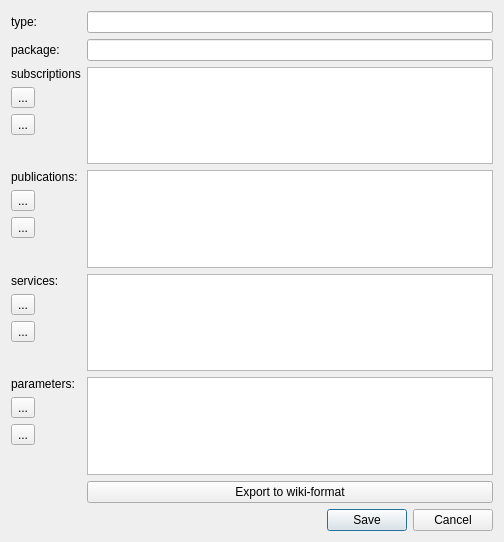
<?xml version="1.0" encoding="UTF-8"?>
<ui version="4.0">
 <class>SpecFileEdit</class>
 <widget class="QDialog" name="SpecFileEdit">
  <property name="geometry">
   <rect>
    <x>0</x>
    <y>0</y>
    <width>504</width>
    <height>542</height>
   </rect>
  </property>
  <property name="windowTitle">
   <string>SpecFile:</string>
  </property>
  <property name="windowIcon">
   <iconset>
    <normaloff>:/icons/logo.png</normaloff>:/icons/logo.png</iconset>
  </property>
  <layout class="QFormLayout" name="formLayout">
   <item row="0" column="0">
    <widget class="QLabel" name="label">
     <property name="text">
      <string>type:</string>
     </property>
    </widget>
   </item>
   <item row="0" column="1">
    <widget class="QLineEdit" name="lineEdit_type"/>
   </item>
   <item row="1" column="0">
    <widget class="QLabel" name="label_2">
     <property name="text">
      <string>package:</string>
     </property>
    </widget>
   </item>
   <item row="1" column="1">
    <widget class="QLineEdit" name="lineEdit_package"/>
   </item>
   <item row="12" column="1">
    <widget class="QDialogButtonBox" name="buttonBox">
     <property name="orientation">
      <enum>Qt::Horizontal</enum>
     </property>
     <property name="standardButtons">
      <set>QDialogButtonBox::Cancel|QDialogButtonBox::Save</set>
     </property>
    </widget>
   </item>
   <item row="2" column="0">
    <layout class="QVBoxLayout" name="verticalLayout">
     <item>
      <widget class="QLabel" name="label_3">
       <property name="text">
        <string>subscriptions</string>
       </property>
      </widget>
     </item>
     <item>
      <widget class="QToolButton" name="toolButton_addSub">
       <property name="text">
        <string>...</string>
       </property>
      </widget>
     </item>
     <item>
      <widget class="QToolButton" name="toolButton_delSub">
       <property name="text">
        <string>...</string>
       </property>
      </widget>
     </item>
     <item>
      <spacer name="verticalSpacer">
       <property name="orientation">
        <enum>Qt::Vertical</enum>
       </property>
       <property name="sizeHint" stdset="0">
        <size>
         <width>20</width>
         <height>40</height>
        </size>
       </property>
      </spacer>
     </item>
    </layout>
   </item>
   <item row="5" column="0">
    <layout class="QVBoxLayout" name="verticalLayout_2">
     <item>
      <widget class="QLabel" name="label_4">
       <property name="text">
        <string>publications:</string>
       </property>
      </widget>
     </item>
     <item>
      <widget class="QToolButton" name="toolButton_addPub">
       <property name="text">
        <string>...</string>
       </property>
      </widget>
     </item>
     <item>
      <widget class="QToolButton" name="toolButton_delPub">
       <property name="text">
        <string>...</string>
       </property>
      </widget>
     </item>
     <item>
      <spacer name="verticalSpacer_2">
       <property name="orientation">
        <enum>Qt::Vertical</enum>
       </property>
       <property name="sizeHint" stdset="0">
        <size>
         <width>20</width>
         <height>40</height>
        </size>
       </property>
      </spacer>
     </item>
    </layout>
   </item>
   <item row="7" column="0">
    <layout class="QVBoxLayout" name="verticalLayout_3">
     <item>
      <widget class="QLabel" name="label_5">
       <property name="text">
        <string>services:</string>
       </property>
      </widget>
     </item>
     <item>
      <widget class="QToolButton" name="toolButton_addServ">
       <property name="text">
        <string>...</string>
       </property>
      </widget>
     </item>
     <item>
      <widget class="QToolButton" name="toolButton_delServ">
       <property name="text">
        <string>...</string>
       </property>
      </widget>
     </item>
     <item>
      <spacer name="verticalSpacer_3">
       <property name="orientation">
        <enum>Qt::Vertical</enum>
       </property>
       <property name="sizeHint" stdset="0">
        <size>
         <width>20</width>
         <height>40</height>
        </size>
       </property>
      </spacer>
     </item>
    </layout>
   </item>
   <item row="10" column="0">
    <layout class="QVBoxLayout" name="verticalLayout_4">
     <item>
      <widget class="QLabel" name="label_6">
       <property name="text">
        <string>parameters:</string>
       </property>
      </widget>
     </item>
     <item>
      <widget class="QToolButton" name="toolButton_addParam">
       <property name="text">
        <string>...</string>
       </property>
      </widget>
     </item>
     <item>
      <widget class="QToolButton" name="toolButton_delParam">
       <property name="text">
        <string>...</string>
       </property>
      </widget>
     </item>
     <item>
      <spacer name="verticalSpacer_4">
       <property name="orientation">
        <enum>Qt::Vertical</enum>
       </property>
       <property name="sizeHint" stdset="0">
        <size>
         <width>20</width>
         <height>40</height>
        </size>
       </property>
      </spacer>
     </item>
    </layout>
   </item>
   <item row="2" column="1">
    <widget class="QTableView" name="tableView_subscriptions">
     <property name="alternatingRowColors">
      <bool>true</bool>
     </property>
    </widget>
   </item>
   <item row="5" column="1">
    <widget class="QTableView" name="tableView_publications">
     <property name="alternatingRowColors">
      <bool>true</bool>
     </property>
    </widget>
   </item>
   <item row="10" column="1">
    <widget class="QTableView" name="tableView_parameters">
     <property name="alternatingRowColors">
      <bool>true</bool>
     </property>
    </widget>
   </item>
   <item row="7" column="1">
    <widget class="QTableView" name="tableView_services">
     <property name="alternatingRowColors">
      <bool>true</bool>
     </property>
    </widget>
   </item>
   <item row="11" column="1">
    <widget class="QPushButton" name="pushButton_wiki">
     <property name="text">
      <string>Export to wiki-format</string>
     </property>
    </widget>
   </item>
  </layout>
  <action name="actionDelete_sub">
   <property name="icon">
    <iconset resource="icons.qrc">
     <normaloff>:/icons/icons/list-remove.png</normaloff>:/icons/icons/list-remove.png</iconset>
   </property>
   <property name="text">
    <string>delete</string>
   </property>
   <property name="shortcut">
    <string>Del</string>
   </property>
  </action>
  <action name="actionDelete_pub">
   <property name="icon">
    <iconset resource="icons.qrc">
     <normaloff>:/icons/icons/list-remove.png</normaloff>:/icons/icons/list-remove.png</iconset>
   </property>
   <property name="text">
    <string>delete</string>
   </property>
   <property name="shortcut">
    <string>Del</string>
   </property>
  </action>
  <action name="actionAdd_sub">
   <property name="icon">
    <iconset resource="icons.qrc">
     <normaloff>:/icons/icons/list-add.png</normaloff>:/icons/icons/list-add.png</iconset>
   </property>
   <property name="text">
    <string>add</string>
   </property>
   <property name="shortcut">
    <string>Ins</string>
   </property>
  </action>
  <action name="actionAdd_pub">
   <property name="icon">
    <iconset resource="icons.qrc">
     <normaloff>:/icons/icons/list-add.png</normaloff>:/icons/icons/list-add.png</iconset>
   </property>
   <property name="text">
    <string>add</string>
   </property>
   <property name="shortcut">
    <string>Ins</string>
   </property>
  </action>
  <action name="actionDelete_serv">
   <property name="icon">
    <iconset resource="icons.qrc">
     <normaloff>:/icons/icons/list-remove.png</normaloff>:/icons/icons/list-remove.png</iconset>
   </property>
   <property name="text">
    <string>delete</string>
   </property>
   <property name="shortcut">
    <string>Del</string>
   </property>
  </action>
  <action name="actionDelete_param">
   <property name="icon">
    <iconset resource="icons.qrc">
     <normaloff>:/icons/icons/list-remove.png</normaloff>:/icons/icons/list-remove.png</iconset>
   </property>
   <property name="text">
    <string>delete</string>
   </property>
   <property name="shortcut">
    <string>Del</string>
   </property>
  </action>
  <action name="actionAdd_serv">
   <property name="icon">
    <iconset resource="icons.qrc">
     <normaloff>:/icons/icons/list-add.png</normaloff>:/icons/icons/list-add.png</iconset>
   </property>
   <property name="text">
    <string>add</string>
   </property>
   <property name="shortcut">
    <string>Ins</string>
   </property>
  </action>
  <action name="actionAdd_param">
   <property name="icon">
    <iconset resource="icons.qrc">
     <normaloff>:/icons/icons/list-add.png</normaloff>:/icons/icons/list-add.png</iconset>
   </property>
   <property name="text">
    <string>add</string>
   </property>
   <property name="shortcut">
    <string>Ins</string>
   </property>
  </action>
 </widget>
 <resources>
  <include location="icons.qrc"/>
 </resources>
 <connections>
  <connection>
   <sender>buttonBox</sender>
   <signal>rejected()</signal>
   <receiver>SpecFileEdit</receiver>
   <slot>reject()</slot>
   <hints>
    <hint type="sourcelabel">
     <x>316</x>
     <y>260</y>
    </hint>
    <hint type="destinationlabel">
     <x>286</x>
     <y>274</y>
    </hint>
   </hints>
  </connection>
  <connection>
   <sender>buttonBox</sender>
   <signal>accepted()</signal>
   <receiver>SpecFileEdit</receiver>
   <slot>accept()</slot>
   <hints>
    <hint type="sourcelabel">
     <x>248</x>
     <y>254</y>
    </hint>
    <hint type="destinationlabel">
     <x>157</x>
     <y>274</y>
    </hint>
   </hints>
  </connection>
 </connections>
</ui>
